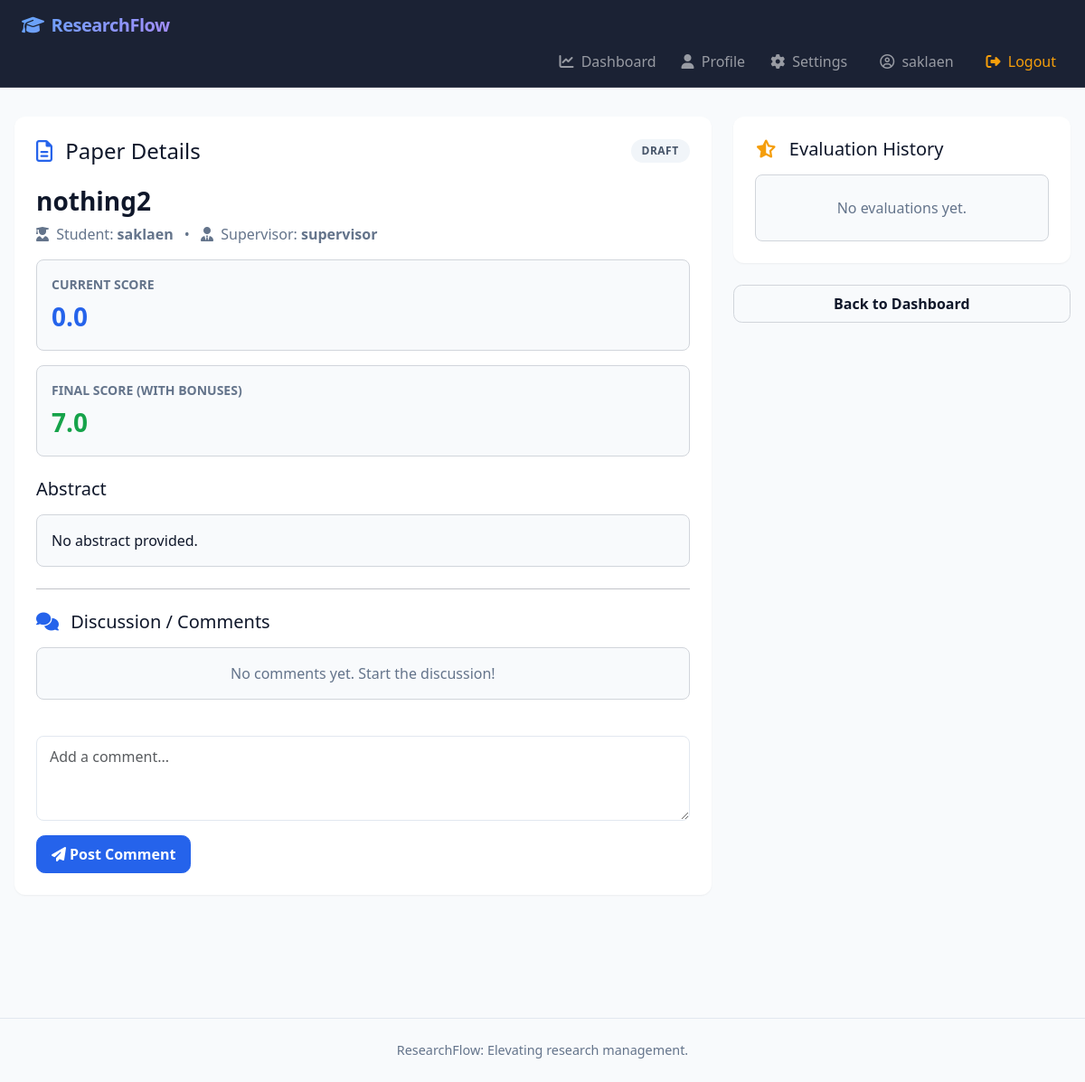
The page /paper-detail/2/ (signed in) on the database its author committed.
### research_portfolio/models.py (models this page shows, shortened)
class Paper(models.Model):
    STATUS_CHOICES = [
        ('draft', 'Draft'),
        ('submitted', 'Submitted'),
        ('needs_revision', 'Needs Revision'),
        ('approved', 'Approved'),
        ('rejected', 'Rejected'),
    ]
    title = models.CharField(max_length=200)
    authors = models.CharField(max_length=300, blank=True)
    journal = models.CharField(max_length=200, blank=True)
    publication_date = models.DateField(null=True, blank=True)
    doi = models.CharField(max_length=100, blank=True)
    abstract = models.TextField(blank=True)
    student = models.ForeignKey(User, on_delete=models.CASCADE, related_name='student_papers')
    supervisor = models.ForeignKey(
        User,
        on_delete=models.SET_NULL,
        null=True,
        blank=True,
        related_name='supervised_papers',
    )
    category = models.ForeignKey(ResearchCategory, on_delete=models.SET_NULL, null=True, blank=True)
    journal_index = models.ForeignKey(JournalIndex, on_delete=models.SET_NULL, null=True, blank=True)
    status = models.CharField(max_length=20, choices=STATUS_CHOICES, default='draft')
    evaluation = models.TextField(blank=True)
    pdf = models.FileField(upload_to='papers/', null=True, blank=True, validators=[validate_pdf])
    deadline = models.DateTimeField(null=True, blank=True)
    submitted_at = models.DateTimeField(null=True, blank=True)
    current_score = models.FloatField(default=0.0)
    previous_score = models.FloatField(default=0.0)
    improvement_bonus = models.FloatField(default=0.0)
    consistency_score = models.FloatField(default=0.0)
    collaboration_score = models.FloatField(default=0.0)
    impact_score = models.FloatField(default=0.0)
    final_score = models.FloatField(default=0.0)
    revision_count = models.IntegerField(default=0)
    created_at = models.DateTimeField(auto_now_add=True)

### research_portfolio/views.py (the view)
# urls.py: path('paper-detail/<int:paper_id>/', views.paper_detail, name='paper_detail'),
@login_required
def paper_detail(request, paper_id):
    paper = get_object_or_404(Paper, id=paper_id)
    if user_role(request.user) == 'student' and paper.student != request.user:
        messages.error(request, 'You do not have permission to view this paper.')
        return redirect('dashboard')
    if user_role(request.user) == 'supervisor' and paper.supervisor != request.user:
        messages.error(request, 'You do not have permission to view this paper.')
        return redirect('dashboard')
    comments = paper.comments.select_related('author').all()
    evaluations = paper.evaluations.select_related('reviewer').order_by('-created_at')
    return render(request, 'paper_detail.html', {
        'paper': paper,
        'comments': comments,
        'evaluations': evaluations,
        'role': user_role(request.user),
    })

### research_portfolio/views.py (called while the page is built)
def user_role(user):
    if not user.is_authenticated or not hasattr(user, 'profile'):
        return None
    return user.profile.role

### templates/paper_detail.html (shortened to what this page needs)
{% extends 'base.html' %}
{% block content %}
<div class="row g-4">
    <div class="col-lg-8">
        <div class="panel mb-4 shadow-sm border-0">
            <div class="d-flex justify-content-between align-items-center mb-4">
                <h2 class="h4 mb-0"><i class="fa-regular fa-file-lines me-2 text-primary"></i> Paper Details</h2>
                <span class="status-pill status-{{ paper.status }}">{{ paper.get_status_display }}</span>
            </div>
            <h3 class="h3 fw-bold mb-2">{{ paper.title }}</h3>
            <p class="text-muted mb-3">
                <i class="fa-solid fa-user-graduate me-1"></i> Student: <strong>{{ paper.student.username }}</strong>
                <span class="mx-2">•</span> <i class="fa-solid fa-user-tie me-1"></i> Supervisor: <strong>{{ paper.supervisor.username|default:"None" }}</strong>
            </p>
            <div class="row g-3 mb-4">
                <div class="col-md-6">
                    <div class="p-3 bg-light rounded border">
                        <div class="text-muted small text-uppercase fw-bold mb-1">Current Score</div>
                        <div class="fs-3 fw-bold text-primary">{{ paper.current_score }}</div>
                    </div>
                </div>
                <div class="col-md-6">
                    <div class="p-3 bg-light rounded border">
                        <div class="text-muted small text-uppercase fw-bold mb-1">Final Score (with bonuses)</div>
                        <div class="fs-3 fw-bold text-success">{{ paper.final_score }}</div>
                    </div>
                </div>
            </div>
            <div class="mb-4">
                <h4 class="h5 mb-3">Abstract</h4>
                <div class="p-3 bg-light rounded border">
                    {{ paper.abstract|default:"No abstract provided." }}
                </div>
            </div>
            <hr>
            <h4 class="h5 mt-4 mb-3"><i class="fa-solid fa-comments me-2 text-primary"></i> Discussion / Comments</h4>
            <div class="d-flex flex-column gap-3 mb-4">
                {% for comment in comments %}
                    <div class="p-3 rounded border {% if comment.author == request.user %}bg-primary-subtle border-primary-subtle ms-4{% else %}bg-light me-4{% endif %}">
                        <div class="d-flex justify-content-between mb-1">
                            <strong class="{% if comment.author == request.user %}text-primary{% endif %}">
                                {{ comment.author.username }}
                                {% if comment.author == paper.supervisor %}<span class="badge bg-secondary ms-1">Supervisor</span>{% endif %}
                                {% if comment.author == paper.student %}<span class="badge bg-info ms-1">Student</span>{% endif %}
                            </strong>
                            <small class="text-muted">{{ comment.created_at|date:"M d, Y H:i" }}</small>
                        </div>
                        <p class="mb-0">{{ comment.text|linebreaksbr }}</p>
                    </div>
                {% empty %}
                    <p class="text-muted text-center py-3 border rounded bg-light">No comments yet. Start the discussion!</p>
                {% endfor %}
            </div>
            <form method="post" action="{% url 'add_comment' paper.id %}">
                <div class="mb-3">
                    <textarea name="text" rows="3" class="form-control" placeholder="Add a comment..." required></textarea>
                </div>
                <button type="submit" class="btn btn-primary"><i class="fa-solid fa-paper-plane me-1"></i> Post Comment</button>
            </form>
        </div>
    </div>
    <div class="col-lg-4">
        <div class="panel shadow-sm border-0 mb-4">
            <h2 class="h5 mb-3"><i class="fa-solid fa-star-half-stroke me-2 text-warning"></i> Evaluation History</h2>
            <div class="d-flex flex-column gap-3">
                {% for evaluation in evaluations %}
                    <div class="border rounded p-3 bg-light">
                        <div class="d-flex justify-content-between align-items-center mb-2 pb-2 border-bottom">
                            <strong class="fs-5">{{ evaluation.total_score }} / 100</strong>
                            <span class="small text-muted">{{ evaluation.created_at|date:"M d, Y" }}</span>
                        </div>
                        <div class="row g-2 small mb-3">
                            <div class="col-6">Methodology: <strong>{{ evaluation.methodology_score }}</strong></div>
                            <div class="col-6">Innovation: <strong>{{ evaluation.innovation_score }}</strong></div>
                            <div class="col-6">Writing: <strong>{{ evaluation.writing_score }}</strong></div>
                            <div class="col-6">Technical: <strong>{{ evaluation.technical_score }}</strong></div>
                        </div>
                        {% if evaluation.feedback %}
                            <div class="p-2 bg-white rounded border small">
                                <strong>Feedback:</strong><br>
                                {{ evaluation.feedback }}
                            </div>
                        {% endif %}
                    </div>
                {% empty %}
                    <p class="text-muted text-center py-4 bg-light rounded border border-dashed mb-0">No evaluations yet.</p>
                {% endfor %}
            </div>
        </div>
        <div class="d-grid gap-2">
            <a href="{% url 'dashboard' %}" class="btn btn-light border">Back to Dashboard</a>
        </div>
    </div>
</div>
{% endblock %}

### templates/base.html (shortened to what this page needs)
{% load static %}
<!DOCTYPE html>
<html lang="en">
<head>
    <link rel="stylesheet" href="{% static 'bootstrap.min.css' %}">
    <link rel="stylesheet" href="{% static 'fa-all.min.css' %}">
    <link rel="stylesheet" href="{% static 'style.css' %}">
</head>
<body>
    <nav class="navbar navbar-expand-lg navbar-dark shadow-sm">
        <div class="container-fluid px-4">
            <a class="navbar-brand" href="{% if user.is_authenticated %}{% url 'dashboard' %}{% else %}{% url 'home' %}{% endif %}">
                <i class="fa-solid fa-graduation-cap me-2"></i>ResearchFlow
            </a>
            <div class="collapse navbar-collapse" id="mainNav">
                <div class="navbar-nav ms-auto align-items-lg-center">
                    {% if user.is_authenticated %}
                        <a class="nav-link" href="{% url 'dashboard' %}"><i class="fa-solid fa-chart-line me-1"></i> Dashboard</a>
                        <a class="nav-link" href="{% url 'profile' %}"><i class="fa-solid fa-user me-1"></i> Profile</a>
                        <a class="nav-link" href="{% url 'settings' %}"><i class="fa-solid fa-cog me-1"></i> Settings</a>
                        <span class="navbar-text mx-lg-3"><i class="fa-regular fa-circle-user me-1"></i> {{ user.username }}</span>
                        <a class="nav-link text-warning" href="{% url 'logout' %}"><i class="fa-solid fa-right-from-bracket me-1"></i> Logout</a>
                    {% else %}
                        <a class="nav-link" href="{% url 'login' %}"><i class="fa-solid fa-right-to-bracket me-1"></i> Login</a>
                        <a class="nav-link btn btn-primary text-white ms-lg-2 px-3" href="{% url 'signup' %}">Sign Up</a>
                    {% endif %}
                </div>
            </div>
        </div>
    </nav>
    <main class="app-shell">
        {% block content %}{% endblock %}
    </main>
    <footer class="app-footer">
        <div class="container">
            <p class="mb-0">ResearchFlow: Elevating research management.</p>
        </div>
    </footer>
</body>
</html>

### static/style.css (style rules this page uses)
:root { --bg: #f8fafc; --surface: #ffffff; --surface-soft: #f1f5f9; --text: #0f172a; --muted: #64748b; --line: #e2e8f0; --brand: #2563eb; --brand-dark: #1d4ed8; --accent: #3b82f6; --nav-bg: rgba(15, 23, 42, 0.95); --deadline-safe: #10b981; --deadline-nearing: #f59e0b; --deadline-urgent: #f97316; --deadline-overdue: #ef4444; }
body { min-height: 100vh; background: var(--bg); color: var(--text); font-family: ui-sans-serif, system-ui, -apple-system, BlinkMacSystemFont, "Segoe UI", sans-serif; transition: background-color 0.3s ease, color 0.3s ease; }
.navbar { background: var(--nav-bg); backdrop-filter: blur(10px); -webkit-backdrop-filter: blur(10px); border-bottom: 1px solid rgba(255, 255, 255, 0.1); transition: all 0.3s ease; }
.navbar-brand { font-weight: 700; letter-spacing: -0.5px; background: linear-gradient(135deg, #60a5fa, #a78bfa); -webkit-background-clip: text; -webkit-text-fill-color: transparent; }
.navbar-nav .nav-link { font-weight: 500; transition: color 0.2s; }
.app-shell { max-width: 1200px; margin: 0 auto; padding: 32px 16px 64px; }
.card, .panel { background: var(--surface); color: var(--text); border: 1px solid var(--line); border-radius: 12px; box-shadow: 0 4px 6px -1px rgba(0, 0, 0, 0.05), 0 2px 4px -1px rgba(0, 0, 0, 0.03); transition: transform 0.2s ease, box-shadow 0.2s ease; }
.panel { padding: 24px; }
.text-muted { color: var(--muted) !important; }
.status-pill { display: inline-flex; align-items: center; border-radius: 9999px; padding: 4px 12px; font-size: 0.75rem; font-weight: 600; text-transform: uppercase; letter-spacing: 0.5px; }
.status-draft { background: #f1f5f9; color: #475569; }
.btn-primary { background: var(--brand); border-color: var(--brand); font-weight: 500; padding: 8px 16px; border-radius: 8px; transition: all 0.2s ease; }
.form-control, .form-select { border-radius: 8px; border: 1px solid var(--line); background-color: var(--surface); color: var(--text); padding: 10px 14px; transition: border-color 0.2s, box-shadow 0.2s; }
.app-footer { text-align: center; padding: 24px; color: var(--muted); font-size: 0.9rem; border-top: 1px solid var(--line); margin-top: 48px; }
.container, .container-fluid { width: 100%; margin-right: auto; margin-left: auto; padding-right: 16px; padding-left: 16px; }
.row { display: flex; flex-wrap: wrap; margin-right: -12px; margin-left: -12px; }
[class*="col-"] { position: relative; width: 100%; padding-right: 12px; padding-left: 12px; }
.col-lg-4 { width: 33.333333%; }
.col-lg-8 { width: 66.666667%; }
.d-flex { display: flex !important; }
.justify-content-between { justify-content: space-between !important; }
.align-items-center { align-items: center !important; }
.text-center { text-align: center !important; }
.bg-light { background-color: #f8fafc !important; }
.rounded { border-radius: 0.5rem !important; }
.shadow-sm { box-shadow: 0 1px 2px rgba(0,0,0,.05) !important; }
.mb-0 { margin-bottom: 0 !important; }
.mb-2 { margin-bottom: 0.5rem !important; }
.mb-3 { margin-bottom: 1rem !important; }
.p-3 { padding: 1rem !important; }
.btn { display: inline-flex; align-items: center; justify-content: center; padding: 0.5rem 1rem; border-radius: 0.6rem; border: 1px solid transparent; cursor: pointer; font-weight: 600; text-decoration: none; transition: background-color 0.2s ease, color 0.2s ease, transform 0.2s ease; }
.btn-primary { background: var(--brand); color: #ffffff; border-color: var(--brand); }
.btn-light { background: #f8fafc; color: var(--text); border: 1px solid #d1d5db; }
.form-control, .form-select { width: 100%; box-sizing: border-box; }
.collapse { display: none; }
.navbar { display: flex; align-items: center; justify-content: space-between; flex-wrap: wrap; }
.navbar-collapse { display: flex; flex-wrap: wrap; width: 100%; }
.navbar-nav { display: flex; flex-wrap: wrap; align-items: center; gap: 0.75rem; }
.me-1 { margin-right: 0.25rem !important; }
.me-2 { margin-right: 0.5rem !important; }
.ms-auto { margin-left: auto !important; }
.border { border: 1px solid #d1d5db !important; }
.text-primary { color: var(--brand) !important; }
.text-success { color: #16a34a !important; }
.text-warning { color: #f59e0b !important; }
.border-0 { border: 0 !important; }
.align-items-lg-center { align-items: center !important; }
.navbar { flex-wrap: wrap; }

### rows shown on the page
Paper: status "DRAFT", title "nothing2", student.username "saklaen", supervisor.username "supervisor", current_score "0.0", final_score "7.0", abstract "No abstract provided."

### other values the page prints
{{ user.username }} "saklaen"
